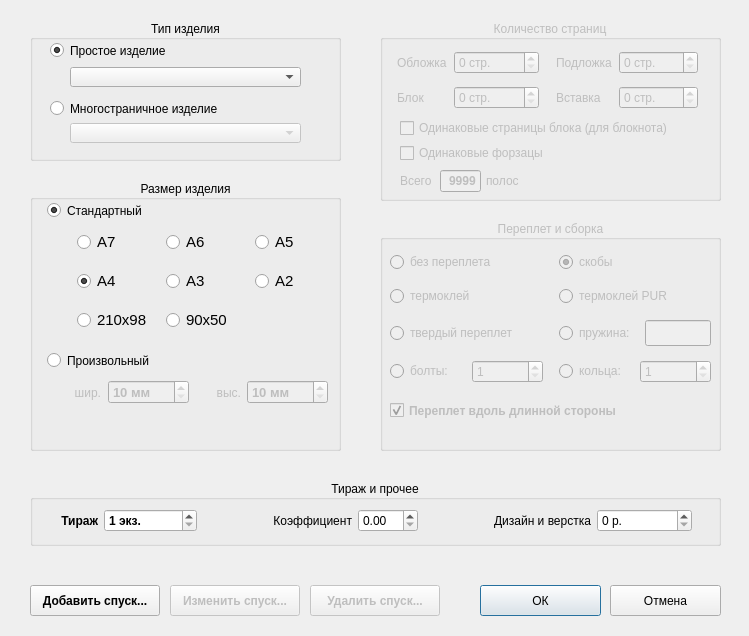
<?xml version="1.0" encoding="UTF-8"?>
<ui version="4.0">
 <class>ProductDlg</class>
 <widget class="QDialog" name="ProductDlg">
  <property name="geometry">
   <rect>
    <x>0</x>
    <y>0</y>
    <width>749</width>
    <height>636</height>
   </rect>
  </property>
  <property name="windowTitle">
   <string>Параметры изделия</string>
  </property>
  <widget class="QGroupBox" name="gbPagesCount">
   <property name="enabled">
    <bool>false</bool>
   </property>
   <property name="geometry">
    <rect>
     <x>380</x>
     <y>20</y>
     <width>341</width>
     <height>181</height>
    </rect>
   </property>
   <property name="title">
    <string>Количество страниц</string>
   </property>
   <property name="alignment">
    <set>Qt::AlignCenter</set>
   </property>
   <widget class="QWidget" name="gridLayoutWidget_7">
    <property name="geometry">
     <rect>
      <x>17</x>
      <y>25</y>
      <width>301</width>
      <height>71</height>
     </rect>
    </property>
    <layout class="QGridLayout" name="gridLayout_7">
     <property name="rightMargin">
      <number>0</number>
     </property>
     <property name="horizontalSpacing">
      <number>7</number>
     </property>
     <item row="0" column="4">
      <widget class="QSpinBox" name="sbPagesBottom">
       <property name="suffix">
        <string> стр.</string>
       </property>
       <property name="maximum">
        <number>100</number>
       </property>
       <property name="singleStep">
        <number>2</number>
       </property>
      </widget>
     </item>
     <item row="0" column="3">
      <widget class="QLabel" name="label_13">
       <property name="text">
        <string>Подложка</string>
       </property>
       <property name="buddy">
        <cstring>sbPagesBottom</cstring>
       </property>
      </widget>
     </item>
     <item row="1" column="0">
      <widget class="QLabel" name="label_2">
       <property name="text">
        <string>Блок</string>
       </property>
       <property name="buddy">
        <cstring>sbPagesBlock</cstring>
       </property>
      </widget>
     </item>
     <item row="1" column="4">
      <widget class="QSpinBox" name="sbPagesInsert">
       <property name="suffix">
        <string> стр.</string>
       </property>
       <property name="maximum">
        <number>1000</number>
       </property>
       <property name="singleStep">
        <number>2</number>
       </property>
      </widget>
     </item>
     <item row="0" column="1">
      <widget class="QSpinBox" name="sbPagesCover">
       <property name="suffix">
        <string> стр.</string>
       </property>
       <property name="maximum">
        <number>4</number>
       </property>
       <property name="singleStep">
        <number>2</number>
       </property>
      </widget>
     </item>
     <item row="1" column="3">
      <widget class="QLabel" name="label_14">
       <property name="text">
        <string>Вставка</string>
       </property>
       <property name="buddy">
        <cstring>sbPagesInsert</cstring>
       </property>
      </widget>
     </item>
     <item row="1" column="1">
      <widget class="QSpinBox" name="sbPagesBlock">
       <property name="suffix">
        <string> стр.</string>
       </property>
       <property name="maximum">
        <number>10000</number>
       </property>
       <property name="singleStep">
        <number>2</number>
       </property>
      </widget>
     </item>
     <item row="0" column="0">
      <widget class="QLabel" name="label_12">
       <property name="text">
        <string>Обложка</string>
       </property>
       <property name="buddy">
        <cstring>sbPagesCover</cstring>
       </property>
      </widget>
     </item>
     <item row="1" column="2">
      <spacer name="horizontalSpacer">
       <property name="orientation">
        <enum>Qt::Horizontal</enum>
       </property>
       <property name="sizeType">
        <enum>QSizePolicy::Fixed</enum>
       </property>
       <property name="sizeHint" stdset="0">
        <size>
         <width>10</width>
         <height>20</height>
        </size>
       </property>
      </spacer>
     </item>
    </layout>
   </widget>
   <widget class="QLabel" name="label_4">
    <property name="geometry">
     <rect>
      <x>20</x>
      <y>150</y>
      <width>41</width>
      <height>22</height>
     </rect>
    </property>
    <property name="text">
     <string>Всего</string>
    </property>
    <property name="wordWrap">
     <bool>true</bool>
    </property>
   </widget>
   <widget class="QCheckBox" name="cbIdenticalPages">
    <property name="geometry">
     <rect>
      <x>20</x>
      <y>98</y>
      <width>291</width>
      <height>20</height>
     </rect>
    </property>
    <property name="text">
     <string>Одинаковые страницы блока (для блокнота)</string>
    </property>
   </widget>
   <widget class="QCheckBox" name="cbFlyLeaf">
    <property name="geometry">
     <rect>
      <x>20</x>
      <y>123</y>
      <width>171</width>
      <height>20</height>
     </rect>
    </property>
    <property name="text">
     <string>Одинаковые форзацы</string>
    </property>
   </widget>
   <widget class="QLineEdit" name="leTotalPages">
    <property name="enabled">
     <bool>false</bool>
    </property>
    <property name="geometry">
     <rect>
      <x>60</x>
      <y>150</y>
      <width>41</width>
      <height>22</height>
     </rect>
    </property>
    <property name="font">
     <font>
      <bold>true</bold>
     </font>
    </property>
    <property name="text">
     <string>9999</string>
    </property>
    <property name="alignment">
     <set>Qt::AlignRight|Qt::AlignTrailing|Qt::AlignVCenter</set>
    </property>
    <property name="readOnly">
     <bool>true</bool>
    </property>
   </widget>
   <widget class="QLabel" name="label_5">
    <property name="geometry">
     <rect>
      <x>106</x>
      <y>150</y>
      <width>51</width>
      <height>22</height>
     </rect>
    </property>
    <property name="text">
     <string>полос</string>
    </property>
    <property name="wordWrap">
     <bool>true</bool>
    </property>
   </widget>
  </widget>
  <widget class="QGroupBox" name="groupBox">
   <property name="geometry">
    <rect>
     <x>30</x>
     <y>20</y>
     <width>311</width>
     <height>141</height>
    </rect>
   </property>
   <property name="styleSheet">
    <string notr="true"/>
   </property>
   <property name="title">
    <string>Тип изделия</string>
   </property>
   <property name="alignment">
    <set>Qt::AlignCenter</set>
   </property>
   <property name="flat">
    <bool>false</bool>
   </property>
   <property name="checkable">
    <bool>false</bool>
   </property>
   <widget class="QRadioButton" name="rbMultipageProduct">
    <property name="geometry">
     <rect>
      <x>20</x>
      <y>80</y>
      <width>201</width>
      <height>17</height>
     </rect>
    </property>
    <property name="text">
     <string>Многостраничное изделие</string>
    </property>
    <attribute name="buttonGroup">
     <string notr="true">bgProductType</string>
    </attribute>
   </widget>
   <widget class="QRadioButton" name="rbSimpleProduct">
    <property name="geometry">
     <rect>
      <x>20</x>
      <y>22</y>
      <width>201</width>
      <height>17</height>
     </rect>
    </property>
    <property name="text">
     <string>Простое изделие</string>
    </property>
    <property name="checked">
     <bool>true</bool>
    </property>
    <property name="autoExclusive">
     <bool>true</bool>
    </property>
    <attribute name="buttonGroup">
     <string notr="true">bgProductType</string>
    </attribute>
   </widget>
   <widget class="QComboBox" name="comboSimpleProduct">
    <property name="geometry">
     <rect>
      <x>40</x>
      <y>47</y>
      <width>231</width>
      <height>20</height>
     </rect>
    </property>
    <property name="maxVisibleItems">
     <number>50</number>
    </property>
    <property name="insertPolicy">
     <enum>QComboBox::InsertAlphabetically</enum>
    </property>
   </widget>
   <widget class="QComboBox" name="comboMultipageProduct">
    <property name="enabled">
     <bool>false</bool>
    </property>
    <property name="geometry">
     <rect>
      <x>40</x>
      <y>103</y>
      <width>231</width>
      <height>20</height>
     </rect>
    </property>
    <property name="maxVisibleItems">
     <number>50</number>
    </property>
    <property name="insertPolicy">
     <enum>QComboBox::InsertAlphabetically</enum>
    </property>
   </widget>
  </widget>
  <widget class="QGroupBox" name="gbBinding">
   <property name="enabled">
    <bool>false</bool>
   </property>
   <property name="geometry">
    <rect>
     <x>380</x>
     <y>220</y>
     <width>341</width>
     <height>231</height>
    </rect>
   </property>
   <property name="title">
    <string>Переплет и сборка</string>
   </property>
   <property name="alignment">
    <set>Qt::AlignCenter</set>
   </property>
   <widget class="QCheckBox" name="cbBindingLongSide">
    <property name="geometry">
     <rect>
      <x>10</x>
      <y>180</y>
      <width>251</width>
      <height>21</height>
     </rect>
    </property>
    <property name="font">
     <font>
      <bold>true</bold>
     </font>
    </property>
    <property name="text">
     <string>Переплет вдоль длинной стороны</string>
    </property>
    <property name="checked">
     <bool>true</bool>
    </property>
   </widget>
   <widget class="QWidget" name="gridLayoutWidget">
    <property name="geometry">
     <rect>
      <x>10</x>
      <y>30</y>
      <width>321</width>
      <height>138</height>
     </rect>
    </property>
    <layout class="QGridLayout" name="gridLayout" columnstretch="50,50">
     <property name="horizontalSpacing">
      <number>16</number>
     </property>
     <property name="verticalSpacing">
      <number>12</number>
     </property>
     <item row="2" column="1">
      <layout class="QHBoxLayout" name="horizontalLayout_4">
       <property name="spacing">
        <number>10</number>
       </property>
       <item>
        <widget class="QRadioButton" name="rbWire">
         <property name="font">
          <font>
           <pointsize>9</pointsize>
          </font>
         </property>
         <property name="text">
          <string>пружина:</string>
         </property>
         <attribute name="buttonGroup">
          <string notr="true">bgBinding</string>
         </attribute>
        </widget>
       </item>
       <item>
        <widget class="QLineEdit" name="leWireCount">
         <property name="enabled">
          <bool>false</bool>
         </property>
         <property name="font">
          <font>
           <pointsize>11</pointsize>
           <bold>true</bold>
          </font>
         </property>
         <property name="readOnly">
          <bool>true</bool>
         </property>
        </widget>
       </item>
      </layout>
     </item>
     <item row="0" column="0">
      <widget class="QRadioButton" name="rbNoBinding">
       <property name="font">
        <font>
         <pointsize>9</pointsize>
        </font>
       </property>
       <property name="text">
        <string>без переплета</string>
       </property>
       <attribute name="buttonGroup">
        <string notr="true">bgBinding</string>
       </attribute>
      </widget>
     </item>
     <item row="0" column="1">
      <widget class="QRadioButton" name="rbStaples">
       <property name="font">
        <font>
         <pointsize>9</pointsize>
        </font>
       </property>
       <property name="text">
        <string>скобы</string>
       </property>
       <property name="checked">
        <bool>true</bool>
       </property>
       <attribute name="buttonGroup">
        <string notr="true">bgBinding</string>
       </attribute>
      </widget>
     </item>
     <item row="1" column="0">
      <widget class="QRadioButton" name="rbSoftCover">
       <property name="font">
        <font>
         <pointsize>9</pointsize>
        </font>
       </property>
       <property name="text">
        <string>термоклей</string>
       </property>
       <attribute name="buttonGroup">
        <string notr="true">bgBinding</string>
       </attribute>
      </widget>
     </item>
     <item row="2" column="0">
      <widget class="QRadioButton" name="rbHardCover">
       <property name="font">
        <font>
         <pointsize>9</pointsize>
        </font>
       </property>
       <property name="text">
        <string>твердый переплет</string>
       </property>
      </widget>
     </item>
     <item row="1" column="1">
      <widget class="QRadioButton" name="rbSoftCoverPUR">
       <property name="font">
        <font>
         <pointsize>9</pointsize>
        </font>
       </property>
       <property name="text">
        <string>термоклей PUR</string>
       </property>
      </widget>
     </item>
     <item row="3" column="0">
      <layout class="QHBoxLayout" name="horizontalLayout_2">
       <property name="spacing">
        <number>10</number>
       </property>
       <item>
        <widget class="QRadioButton" name="rbBolts">
         <property name="font">
          <font>
           <pointsize>9</pointsize>
          </font>
         </property>
         <property name="text">
          <string>болты:</string>
         </property>
         <attribute name="buttonGroup">
          <string notr="true">bgBinding</string>
         </attribute>
        </widget>
       </item>
       <item>
        <widget class="QSpinBox" name="sbBoltsCount">
         <property name="enabled">
          <bool>false</bool>
         </property>
         <property name="minimum">
          <number>1</number>
         </property>
        </widget>
       </item>
      </layout>
     </item>
     <item row="3" column="1">
      <layout class="QHBoxLayout" name="horizontalLayout_3">
       <property name="spacing">
        <number>10</number>
       </property>
       <item>
        <widget class="QRadioButton" name="rbRings">
         <property name="font">
          <font>
           <pointsize>9</pointsize>
          </font>
         </property>
         <property name="text">
          <string>кольца:</string>
         </property>
         <attribute name="buttonGroup">
          <string notr="true">bgBinding</string>
         </attribute>
        </widget>
       </item>
       <item>
        <widget class="QSpinBox" name="sbRingsCount">
         <property name="enabled">
          <bool>false</bool>
         </property>
         <property name="minimum">
          <number>1</number>
         </property>
        </widget>
       </item>
      </layout>
     </item>
    </layout>
   </widget>
  </widget>
  <widget class="QGroupBox" name="gbProductSize">
   <property name="geometry">
    <rect>
     <x>30</x>
     <y>180</y>
     <width>311</width>
     <height>271</height>
    </rect>
   </property>
   <property name="styleSheet">
    <string notr="true">QGroupBox	{ pane: #f0f0f0}</string>
   </property>
   <property name="title">
    <string>Размер изделия</string>
   </property>
   <property name="alignment">
    <set>Qt::AlignCenter</set>
   </property>
   <widget class="QRadioButton" name="rbStandardSize">
    <property name="geometry">
     <rect>
      <x>17</x>
      <y>20</y>
      <width>151</width>
      <height>21</height>
     </rect>
    </property>
    <property name="text">
     <string>Стандартный</string>
    </property>
    <property name="checked">
     <bool>true</bool>
    </property>
   </widget>
   <widget class="QWidget" name="gridLayoutWidget_3">
    <property name="geometry">
     <rect>
      <x>47</x>
      <y>41</y>
      <width>261</width>
      <height>121</height>
     </rect>
    </property>
    <layout class="QGridLayout" name="gridLayoutStandardFormats">
     <item row="1" column="1">
      <widget class="QRadioButton" name="rbA3">
       <property name="font">
        <font>
         <pointsize>11</pointsize>
        </font>
       </property>
       <property name="text">
        <string>А3</string>
       </property>
       <attribute name="buttonGroup">
        <string notr="true">bgStdProductSize</string>
       </attribute>
      </widget>
     </item>
     <item row="0" column="2">
      <widget class="QRadioButton" name="rbA5">
       <property name="font">
        <font>
         <pointsize>11</pointsize>
        </font>
       </property>
       <property name="text">
        <string>А5</string>
       </property>
       <attribute name="buttonGroup">
        <string notr="true">bgStdProductSize</string>
       </attribute>
      </widget>
     </item>
     <item row="0" column="1">
      <widget class="QRadioButton" name="rbA6">
       <property name="font">
        <font>
         <pointsize>11</pointsize>
        </font>
       </property>
       <property name="text">
        <string>А6</string>
       </property>
       <attribute name="buttonGroup">
        <string notr="true">bgStdProductSize</string>
       </attribute>
      </widget>
     </item>
     <item row="0" column="0">
      <widget class="QRadioButton" name="rbA7">
       <property name="font">
        <font>
         <pointsize>11</pointsize>
        </font>
       </property>
       <property name="text">
        <string>А7</string>
       </property>
       <attribute name="buttonGroup">
        <string notr="true">bgStdProductSize</string>
       </attribute>
      </widget>
     </item>
     <item row="1" column="2">
      <widget class="QRadioButton" name="rbA2">
       <property name="font">
        <font>
         <pointsize>11</pointsize>
        </font>
       </property>
       <property name="text">
        <string>А2</string>
       </property>
       <attribute name="buttonGroup">
        <string notr="true">bgStdProductSize</string>
       </attribute>
      </widget>
     </item>
     <item row="2" column="0">
      <widget class="QRadioButton" name="rb210x98">
       <property name="font">
        <font>
         <pointsize>11</pointsize>
        </font>
       </property>
       <property name="text">
        <string>210x98</string>
       </property>
       <attribute name="buttonGroup">
        <string notr="true">bgStdProductSize</string>
       </attribute>
      </widget>
     </item>
     <item row="1" column="0">
      <widget class="QRadioButton" name="rbA4">
       <property name="font">
        <font>
         <pointsize>11</pointsize>
        </font>
       </property>
       <property name="text">
        <string>А4</string>
       </property>
       <property name="checked">
        <bool>true</bool>
       </property>
       <attribute name="buttonGroup">
        <string notr="true">bgStdProductSize</string>
       </attribute>
      </widget>
     </item>
     <item row="2" column="1">
      <widget class="QRadioButton" name="rb90x50">
       <property name="font">
        <font>
         <pointsize>11</pointsize>
        </font>
       </property>
       <property name="text">
        <string>90x50</string>
       </property>
       <attribute name="buttonGroup">
        <string notr="true">bgStdProductSize</string>
       </attribute>
      </widget>
     </item>
    </layout>
   </widget>
   <widget class="QRadioButton" name="rbCustomSize">
    <property name="enabled">
     <bool>true</bool>
    </property>
    <property name="geometry">
     <rect>
      <x>17</x>
      <y>170</y>
      <width>161</width>
      <height>21</height>
     </rect>
    </property>
    <property name="text">
     <string>Произвольный</string>
    </property>
   </widget>
   <widget class="QSpinBox" name="sbProductWidth">
    <property name="enabled">
     <bool>false</bool>
    </property>
    <property name="geometry">
     <rect>
      <x>78</x>
      <y>200</y>
      <width>81</width>
      <height>24</height>
     </rect>
    </property>
    <property name="font">
     <font>
      <pointsize>10</pointsize>
      <bold>true</bold>
     </font>
    </property>
    <property name="suffix">
     <string> мм</string>
    </property>
    <property name="minimum">
     <number>10</number>
    </property>
    <property name="maximum">
     <number>1000</number>
    </property>
   </widget>
   <widget class="QSpinBox" name="sbProductHeight">
    <property name="enabled">
     <bool>false</bool>
    </property>
    <property name="geometry">
     <rect>
      <x>217</x>
      <y>200</y>
      <width>81</width>
      <height>24</height>
     </rect>
    </property>
    <property name="font">
     <font>
      <pointsize>10</pointsize>
      <bold>true</bold>
     </font>
    </property>
    <property name="suffix">
     <string> мм</string>
    </property>
    <property name="minimum">
     <number>10</number>
    </property>
    <property name="maximum">
     <number>1000</number>
    </property>
    <property name="singleStep">
     <number>1</number>
    </property>
   </widget>
   <widget class="QLabel" name="lblHeight">
    <property name="enabled">
     <bool>false</bool>
    </property>
    <property name="geometry">
     <rect>
      <x>180</x>
      <y>202</y>
      <width>31</width>
      <height>21</height>
     </rect>
    </property>
    <property name="mouseTracking">
     <bool>false</bool>
    </property>
    <property name="text">
     <string>выс.</string>
    </property>
    <property name="alignment">
     <set>Qt::AlignRight|Qt::AlignTrailing|Qt::AlignVCenter</set>
    </property>
    <property name="buddy">
     <cstring>sbProductHeight</cstring>
    </property>
   </widget>
   <widget class="QLabel" name="lblWidth">
    <property name="enabled">
     <bool>false</bool>
    </property>
    <property name="geometry">
     <rect>
      <x>30</x>
      <y>202</y>
      <width>41</width>
      <height>21</height>
     </rect>
    </property>
    <property name="mouseTracking">
     <bool>false</bool>
    </property>
    <property name="text">
     <string>шир.</string>
    </property>
    <property name="alignment">
     <set>Qt::AlignRight|Qt::AlignTrailing|Qt::AlignVCenter</set>
    </property>
    <property name="buddy">
     <cstring>sbProductWidth</cstring>
    </property>
   </widget>
  </widget>
  <widget class="QPushButton" name="pbOK">
   <property name="geometry">
    <rect>
     <x>480</x>
     <y>585</y>
     <width>121</width>
     <height>31</height>
    </rect>
   </property>
   <property name="text">
    <string>ОК</string>
   </property>
   <property name="default">
    <bool>true</bool>
   </property>
  </widget>
  <widget class="QPushButton" name="pbCancel">
   <property name="geometry">
    <rect>
     <x>610</x>
     <y>585</y>
     <width>111</width>
     <height>31</height>
    </rect>
   </property>
   <property name="text">
    <string>Отмена</string>
   </property>
  </widget>
  <widget class="QPushButton" name="pbAddImp">
   <property name="geometry">
    <rect>
     <x>30</x>
     <y>585</y>
     <width>130</width>
     <height>31</height>
    </rect>
   </property>
   <property name="font">
    <font>
     <bold>true</bold>
    </font>
   </property>
   <property name="text">
    <string>Добавить спуск...</string>
   </property>
  </widget>
  <widget class="QPushButton" name="pbEditImp">
   <property name="enabled">
    <bool>false</bool>
   </property>
   <property name="geometry">
    <rect>
     <x>170</x>
     <y>585</y>
     <width>130</width>
     <height>31</height>
    </rect>
   </property>
   <property name="font">
    <font>
     <bold>true</bold>
    </font>
   </property>
   <property name="text">
    <string>Изменить спуск...</string>
   </property>
  </widget>
  <widget class="QPushButton" name="pbDeleteImp">
   <property name="enabled">
    <bool>false</bool>
   </property>
   <property name="geometry">
    <rect>
     <x>310</x>
     <y>585</y>
     <width>130</width>
     <height>31</height>
    </rect>
   </property>
   <property name="font">
    <font>
     <bold>true</bold>
    </font>
   </property>
   <property name="text">
    <string>Удалить спуск...</string>
   </property>
  </widget>
  <widget class="QGroupBox" name="groupBox_11">
   <property name="geometry">
    <rect>
     <x>30</x>
     <y>480</y>
     <width>691</width>
     <height>66</height>
    </rect>
   </property>
   <property name="title">
    <string>Тираж и прочее</string>
   </property>
   <property name="alignment">
    <set>Qt::AlignCenter</set>
   </property>
   <widget class="QWidget" name="horizontalLayoutWidget">
    <property name="geometry">
     <rect>
      <x>31</x>
      <y>20</y>
      <width>631</width>
      <height>41</height>
     </rect>
    </property>
    <layout class="QHBoxLayout" name="horizontalLayout">
     <item>
      <widget class="QLabel" name="label_9">
       <property name="font">
        <font>
         <bold>true</bold>
        </font>
       </property>
       <property name="text">
        <string>Тираж</string>
       </property>
       <property name="alignment">
        <set>Qt::AlignRight|Qt::AlignTrailing|Qt::AlignVCenter</set>
       </property>
       <property name="buddy">
        <cstring>sbCopies</cstring>
       </property>
      </widget>
     </item>
     <item>
      <widget class="QSpinBox" name="sbCopies">
       <property name="font">
        <font>
         <bold>true</bold>
        </font>
       </property>
       <property name="accelerated">
        <bool>true</bool>
       </property>
       <property name="suffix">
        <string> экз.</string>
       </property>
       <property name="minimum">
        <number>1</number>
       </property>
       <property name="maximum">
        <number>999999999</number>
       </property>
       <property name="stepType">
        <enum>QAbstractSpinBox::AdaptiveDecimalStepType</enum>
       </property>
       <property name="value">
        <number>1</number>
       </property>
      </widget>
     </item>
     <item>
      <spacer name="horizontalSpacer_2">
       <property name="orientation">
        <enum>Qt::Horizontal</enum>
       </property>
       <property name="sizeHint" stdset="0">
        <size>
         <width>40</width>
         <height>20</height>
        </size>
       </property>
      </spacer>
     </item>
     <item>
      <widget class="QLabel" name="label_10">
       <property name="text">
        <string>Коэффициент</string>
       </property>
       <property name="alignment">
        <set>Qt::AlignRight|Qt::AlignTrailing|Qt::AlignVCenter</set>
       </property>
       <property name="buddy">
        <cstring>sbCopies</cstring>
       </property>
      </widget>
     </item>
     <item>
      <widget class="QDoubleSpinBox" name="sbCoeff">
       <property name="minimumSize">
        <size>
         <width>60</width>
         <height>0</height>
        </size>
       </property>
       <property name="accelerated">
        <bool>true</bool>
       </property>
      </widget>
     </item>
     <item>
      <spacer name="horizontalSpacer_3">
       <property name="orientation">
        <enum>Qt::Horizontal</enum>
       </property>
       <property name="sizeHint" stdset="0">
        <size>
         <width>40</width>
         <height>20</height>
        </size>
       </property>
      </spacer>
     </item>
     <item>
      <widget class="QLabel" name="label_11">
       <property name="text">
        <string>Дизайн и верстка</string>
       </property>
       <property name="alignment">
        <set>Qt::AlignRight|Qt::AlignTrailing|Qt::AlignVCenter</set>
       </property>
       <property name="buddy">
        <cstring>sbCopies</cstring>
       </property>
      </widget>
     </item>
     <item>
      <widget class="QSpinBox" name="sbDesignCost">
       <property name="minimumSize">
        <size>
         <width>95</width>
         <height>0</height>
        </size>
       </property>
       <property name="accelerated">
        <bool>true</bool>
       </property>
       <property name="suffix">
        <string> р.</string>
       </property>
       <property name="maximum">
        <number>10000000</number>
       </property>
       <property name="stepType">
        <enum>QAbstractSpinBox::AdaptiveDecimalStepType</enum>
       </property>
      </widget>
     </item>
    </layout>
   </widget>
  </widget>
 </widget>
 <tabstops>
  <tabstop>rbSimpleProduct</tabstop>
  <tabstop>comboSimpleProduct</tabstop>
  <tabstop>rbMultipageProduct</tabstop>
  <tabstop>comboMultipageProduct</tabstop>
  <tabstop>rbStandardSize</tabstop>
  <tabstop>rbA7</tabstop>
  <tabstop>rbA6</tabstop>
  <tabstop>rbA5</tabstop>
  <tabstop>rbA4</tabstop>
  <tabstop>rbA3</tabstop>
  <tabstop>rbA2</tabstop>
  <tabstop>rb210x98</tabstop>
  <tabstop>rb90x50</tabstop>
  <tabstop>rbCustomSize</tabstop>
  <tabstop>sbProductWidth</tabstop>
  <tabstop>sbProductHeight</tabstop>
  <tabstop>sbPagesCover</tabstop>
  <tabstop>sbPagesBottom</tabstop>
  <tabstop>sbPagesBlock</tabstop>
  <tabstop>sbPagesInsert</tabstop>
  <tabstop>cbIdenticalPages</tabstop>
  <tabstop>cbBindingLongSide</tabstop>
  <tabstop>pbAddImp</tabstop>
  <tabstop>pbEditImp</tabstop>
  <tabstop>pbDeleteImp</tabstop>
  <tabstop>pbOK</tabstop>
  <tabstop>pbCancel</tabstop>
 </tabstops>
 <resources/>
 <connections/>
 <buttongroups>
  <buttongroup name="bgBinding"/>
  <buttongroup name="bgStdProductSize"/>
  <buttongroup name="bgProductType"/>
 </buttongroups>
</ui>
